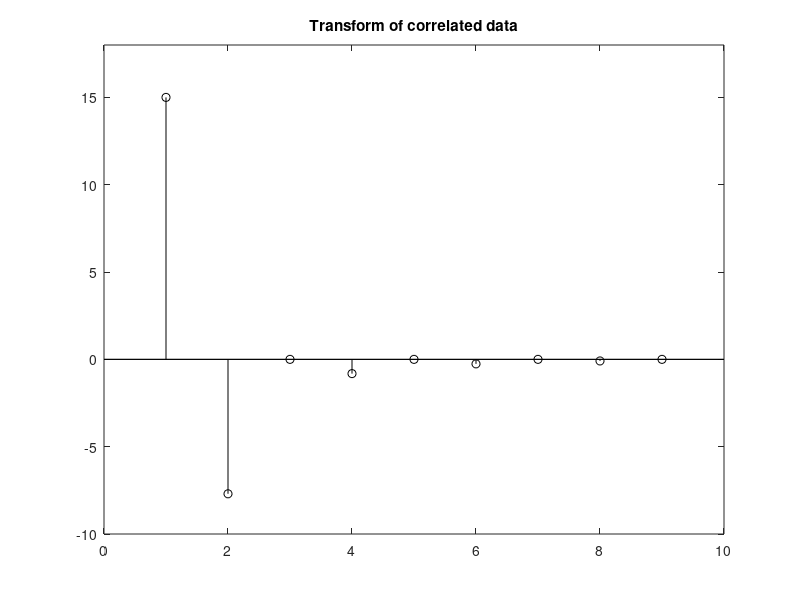

The MATLAB source for this figure:
% 1D DCT simple example, correlated data
%
x=[1 2 3 4 5 6 7 8 9]; %original data
WX=dct(x); %the DCT transform
E=sum(abs(WX)); %energy of transformation result

%display
figure(1)
stem(WX,'k'); hold on;
plot([0 10],[0 0],'k-');
axis([0 10 -10 18]);
title('Transform of correlated data');

disp('correlated data transform:');
WX
disp('correlated data transform energy:');
E
